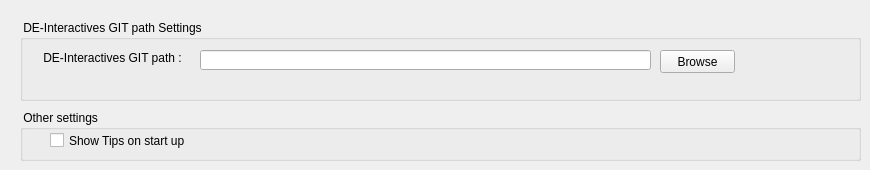
    <widget class="QWidget" name="tab_11">
     <attribute name="icon">
      <iconset resource="resources.qrc">
       <normaloff>:/images/settings-48.png</normaloff>:/images/settings-48.png</iconset>
     </attribute>
     <attribute name="title">
      <string>Setttings</string>
     </attribute>
     <widget class="QGroupBox" name="groupBox_3">
      <property name="geometry">
       <rect>
        <x>20</x>
        <y>20</y>
        <width>841</width>
        <height>81</height>
       </rect>
      </property>
      <property name="title">
       <string> DE-Interactives GIT path Settings </string>
      </property>
      <widget class="QLabel" name="label_43">
       <property name="geometry">
        <rect>
         <x>20</x>
         <y>30</y>
         <width>151</width>
         <height>16</height>
        </rect>
       </property>
       <property name="text">
        <string> DE-Interactives GIT path :</string>
       </property>
      </widget>
      <widget class="QLineEdit" name="DEpathText">
       <property name="geometry">
        <rect>
         <x>180</x>
         <y>30</y>
         <width>451</width>
         <height>20</height>
        </rect>
       </property>
      </widget>
      <widget class="QPushButton" name="browsePathBtn">
       <property name="geometry">
        <rect>
         <x>640</x>
         <y>30</y>
         <width>75</width>
         <height>23</height>
        </rect>
       </property>
       <property name="text">
        <string>Browse</string>
       </property>
      </widget>
     </widget>
     <widget class="QGroupBox" name="groupBox_7">
      <property name="geometry">
       <rect>
        <x>20</x>
        <y>110</y>
        <width>841</width>
        <height>51</height>
       </rect>
      </property>
      <property name="title">
       <string> Other settings </string>
      </property>
      <widget class="QCheckBox" name="cb_showTips">
       <property name="geometry">
        <rect>
         <x>30</x>
         <y>20</y>
         <width>261</width>
         <height>21</height>
        </rect>
       </property>
       <property name="text">
        <string>Show Tips on start up</string>
       </property>
      </widget>
     </widget>
    </widget>
